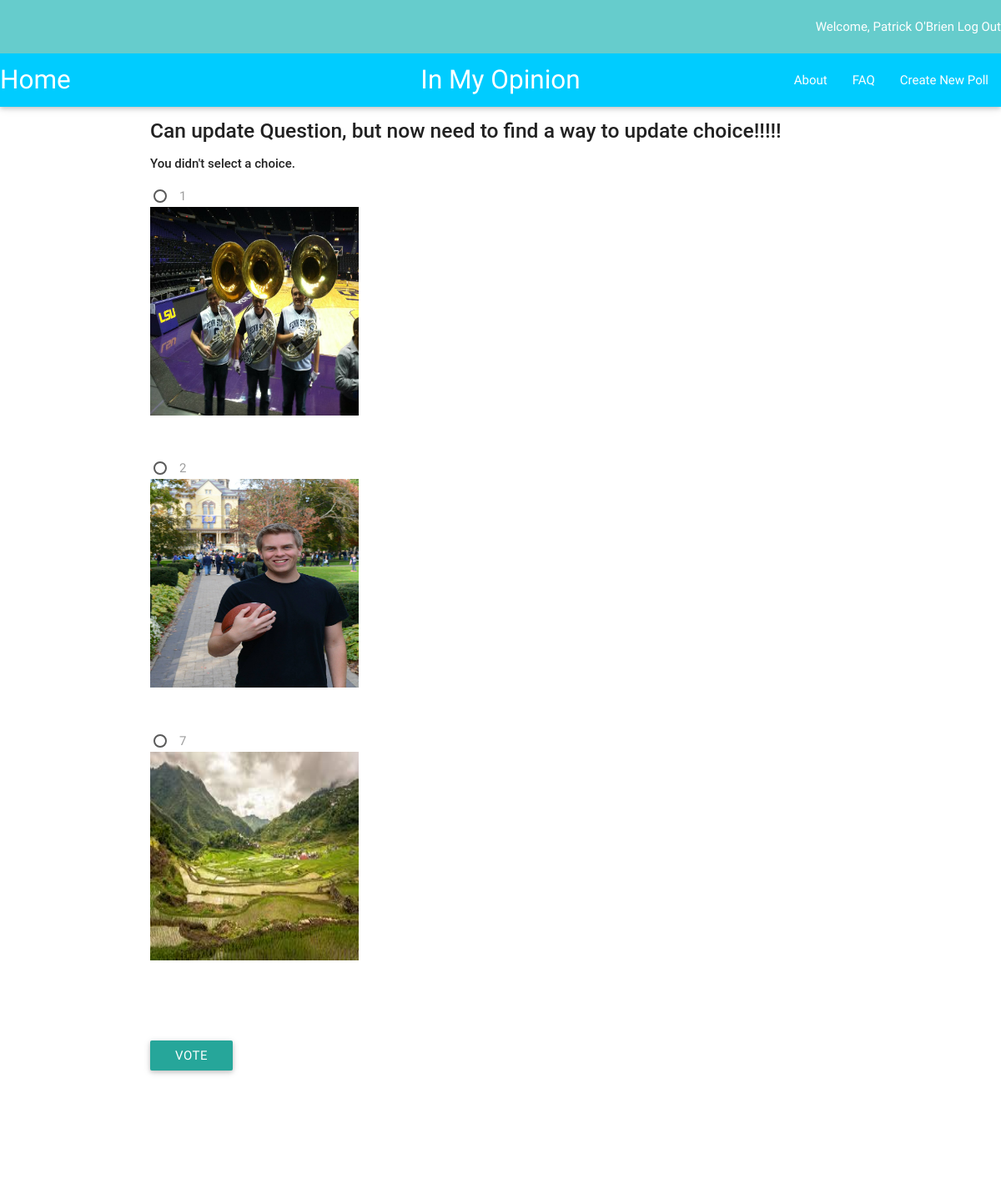
The app's page /imo_app/101/submit_vote/ (signed in, upper part), older data.
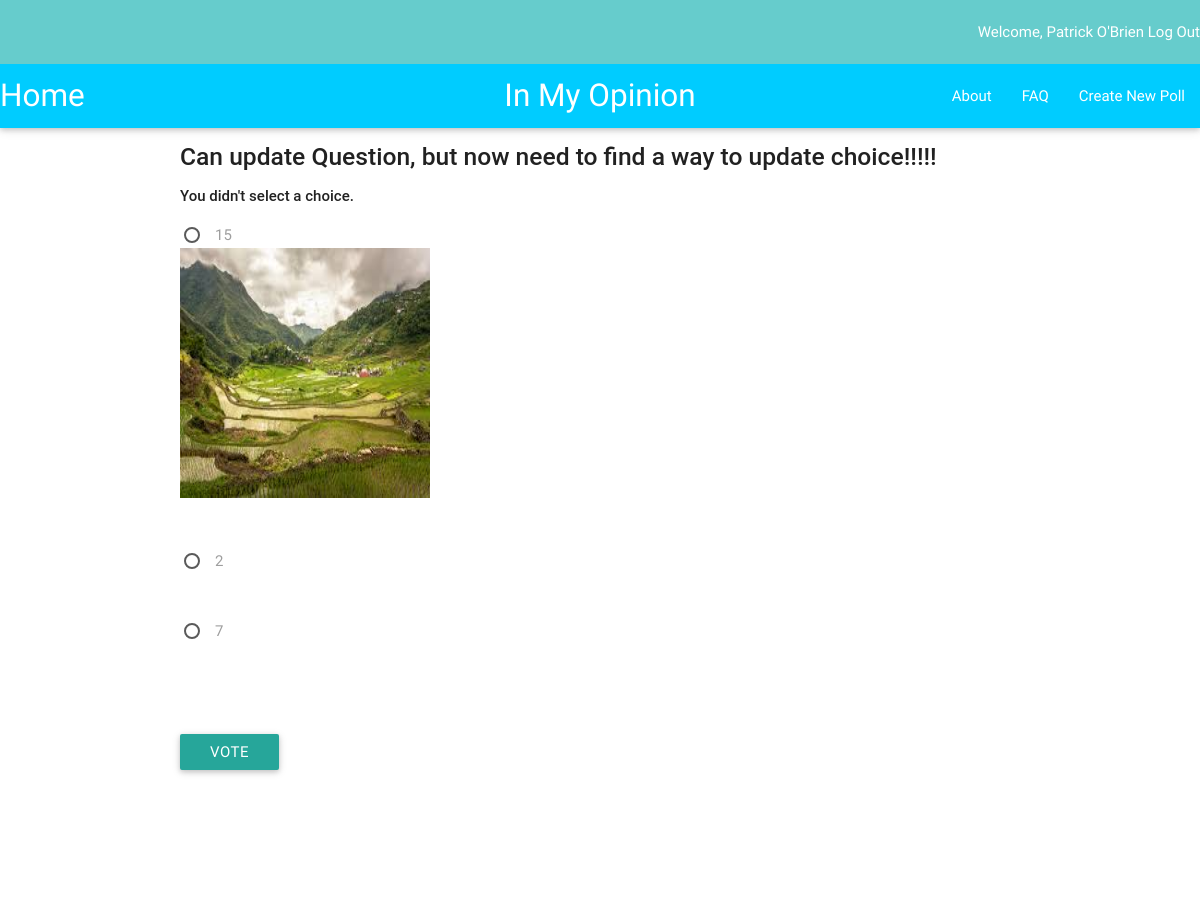
The same page, newer data.
### imo_app/models.py (models this page shows, shortened)
class Question(models.Model):
    author = models.ForeignKey(UserProfile, on_delete=models.CASCADE)
    question_text = models.CharField(max_length=200)
    description = models.TextField(default = '')
    pub_date = models.DateTimeField('date published')
    choice1 = models.CharField(null=True, blank=True, default = '', max_length = 200)
    image1 = models.ImageField(null=True, blank=True)
    choice2 = models.CharField(null=True, blank=True, default = '', max_length = 200)
    image2 = models.ImageField(null=True, blank=True)
    choice3 = models.CharField(null=True, blank=True, default = '', max_length = 200)
    image3 = models.ImageField(null=True, blank=True)
    total_votes = models.IntegerField(default = 1.0)
    class Meta:
        ordering = ['-pub_date']

class Choice(models.Model):
    question = models.ForeignKey(Question, on_delete=models.CASCADE)
    image = models.ImageField(null=True, blank=True)
    choice_text = models.CharField(max_length=200)
    votes = models.IntegerField(default=0)
    percentage = models.FloatField(default=0)

### imo_app/views.py (the view, shortened to what this page needs)
# urls.py: url(r'^(?P<question_id>[0-9]+)/submit_vote/$', views.submit_vote, name = 'submit_vote'),
def submit_vote(request, question_id):
    current_user = request.user
    question = get_object_or_404(Question, pk=question_id)
    u =  UserProfile.objects.get(id=current_user.id)
    try:
        selected_choice = question.choice_set.get(pk=request.POST['choice'])
        print ('----')
        print ('voted')
        print ('----')
        v = Voted(voter=u, question=question)
        v.save()
    except (KeyError, Choice.DoesNotExist):
        return render(request, 'imo_app/detail.html', {
            'question': question,
            'error_message': "You didn't select a choice.",
        })

### imo_app/templates/imo_app/detail.html (shortened to what this page needs)
{% extends "imo_app/base.html" %}
{% block content %}
  <p><h5><strong>{{question.question_text}}</h5></strong></p>
  {% if error_message %}<p><strong>{{ error_message }}</strong></p>{% endif %}
  <form action="{% url 'imo_app:submit_vote' question.id %}" method="post">
    {% for choice in question.choice_set.all %}
        <label for="choice{{ forloop.counter }}">{{ choice.choice_text }}</label><br />
        {% if choice.image != '' %}
        <img src='{{ choice.image.url }}' class='img-responsive' width="250px" height="250px" /> <br />
        {% endif %}
        <br></br>
    {% endfor %}
    <br></br>
  <input class='btn' type="submit" value="Vote" />
  </form>
  <br></br>
  <br></br>
  <br></br>
  <br></br>
  <br></br>
  <br></br>
  <br></br>
  <br></br>
  <br></br>
{% endblock content %}

### imo_app/templates/imo_app/base.html (shortened to what this page needs)
<!DOCTYPE html>
{% load staticfiles %}
<html>
  <head>
    <link rel="stylesheet" type="text/css" href="{% static 'imo_app/css/imo.css' %}" />
    <link rel="stylesheet" type="text/css" href="{% static 'materialize/css/materialize.min.css' %}" />
  </head>
  <body>
    <nav>
      <div class="navbar-fixed" style="background-color: #66CCCC">
      <div class="right hide-on-med-and-down">
        {% if user.is_authenticated %}
          Welcome, {{ user.first_name }} {{user.last_name}}
          <a href = "{% url 'imo_app:user_logout' %}">Log Out</a>
        {% else %}
            <a href = "{% url 'imo_app:view_registration' %}" style='width:100px'>Register</a>
            <a href = "{% url 'imo_app:view_login' %}" style='width:100px'>Login</a>
          </div>
        {% endif %}
      </div>
      </div>
    </nav>
    <nav>
        <div class="nav-wrapper" style="background-color: #00CCFF">
          <a href="{% url 'imo_app:index' %}" left class="brand-logo left" > Home</a>
          <a class="brand-logo center">In My Opinion</a>
          <ul id="nav-mobile" class="right hide-on-med-and-down">
            <li><a href="{% url 'imo_app:about' %}">About</a></li>
            <li><a href="{% url 'imo_app:faq' %}">FAQ</a></li>
            <li><a href="{% url 'imo_app:view_newentry' %}">Create New Poll</a></li>
          </ul>
        </div>
      </nav>
    <div class="container">
      {% block content %}
      {% endblock %}
      <br></br>
      <br></br>
      <br></br>
    </div>
  </body>
</html>

Row changes from the older to the newer data that the page shows:
removed Choice: choice_text "1", image (picture)
removed Choice: choice_text "2", image (picture)
removed Choice: choice_text "7", image (picture)
added Choice: choice_text "15", image (picture)
added Choice: choice_text "2"
added Choice: choice_text "7"
